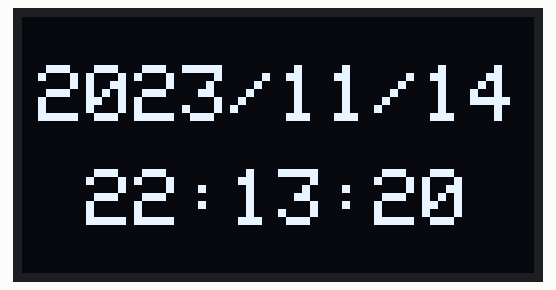
Bench run of a sketch on a simulated ESP32. On the bench: 128×64 one-colour display. The local clock reads 2024-03-15 10:24:30 at power-on unless the sketch sets it.

Above: at 0.1 s.
At 4.2 s:
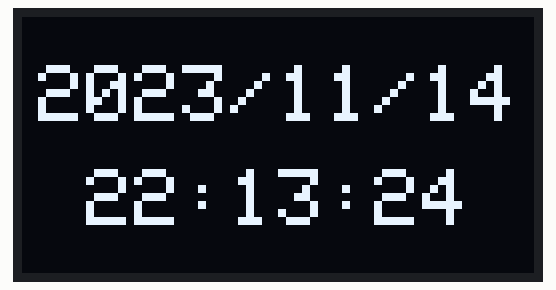
At 9.3 s:
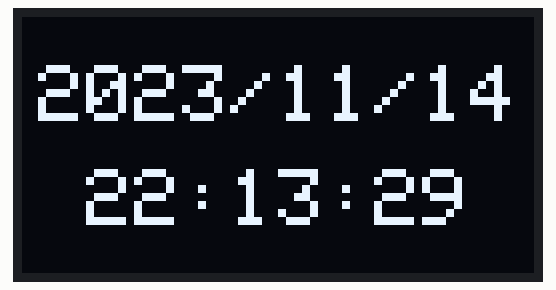
At 18.6 s:
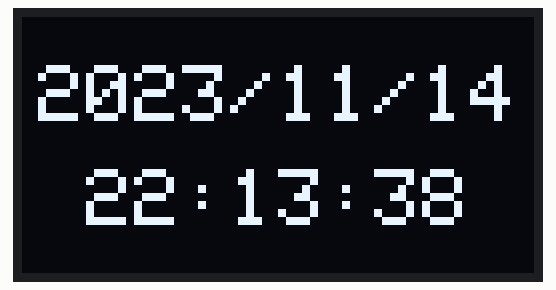
At 27.8 s:
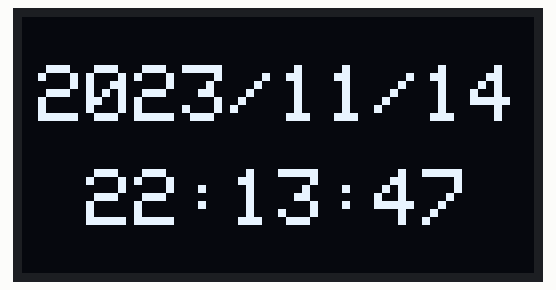
At 38.1 s:
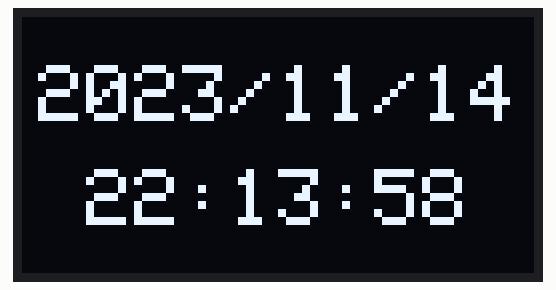

The sketch:

rtc-ds1307-oled-ssd1306.ino
```cpp
#include <Wire.h>
#include <RtcDS1307.h>
#include <Adafruit_SSD1306.h>

// Pengecekan setting ukuran OLED pada library
#if (SSD1306_LCDHEIGHT != 64) // 128x64 pixel
#error("Height incorrect, please fix Adafruit_SSD1306.h!");
#endif

// Pin I2C
#define I2C_SDA 33
#define I2C_SCL 32

// Address I2C OLED
#define OLED_ADDR 0x3C

// Deklarasi object untuk RTC
RtcDS1307<TwoWire> rtc(Wire);

// Deklarasi object untuk OLED display
Adafruit_SSD1306 oled;

void setup()
{
  // Inisialisasi pin I2C
  Wire.begin(I2C_SDA, I2C_SCL, 400000);

  // Inisialisasi RTC
  rtc.Begin();
  // Men-set waktu RTC ke waktu saat kode di-compile
  RtcDateTime compiled = RtcDateTime(__DATE__, __TIME__);
  rtc.SetDateTime(compiled);
  rtc.SetIsRunning(true);

  // Inisialisasi OLED
  oled.begin(SSD1306_SWITCHCAPVCC, OLED_ADDR);
  // Membersihkan memory OLED
  oled.clearDisplay();
}

void loop()
{
  // Read RTC date and time
  RtcDateTime now = rtc.GetDateTime();

  // Menampilkan waktu RTC pada OLED
  oled.clearDisplay();
  oled.setTextSize(2);
  oled.setTextColor(WHITE);
  oled.setCursor(4, 12);
  oled.printf("%04d/%02d/%02d",
      now.Year(), now.Month(), now.Day());
  oled.setCursor(16, 38);
  oled.printf("%02d:%02d:%02d",
      now.Hour(), now.Minute(), now.Second());
  oled.display();
  delay(1000);
}
```

Measured:
- what the display in image 1 shows lasts 1.0 s, from 4.2 s to 5.2 s
